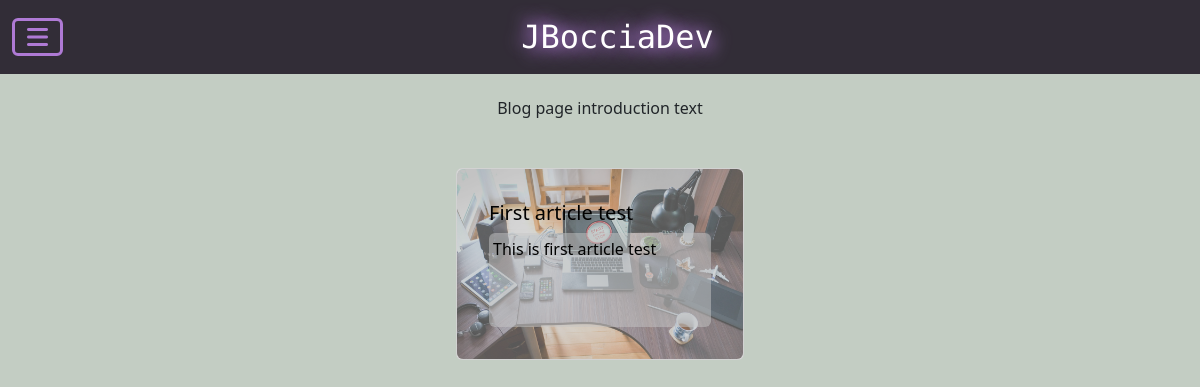
/blog/, run on an earlier commit of the app's database.
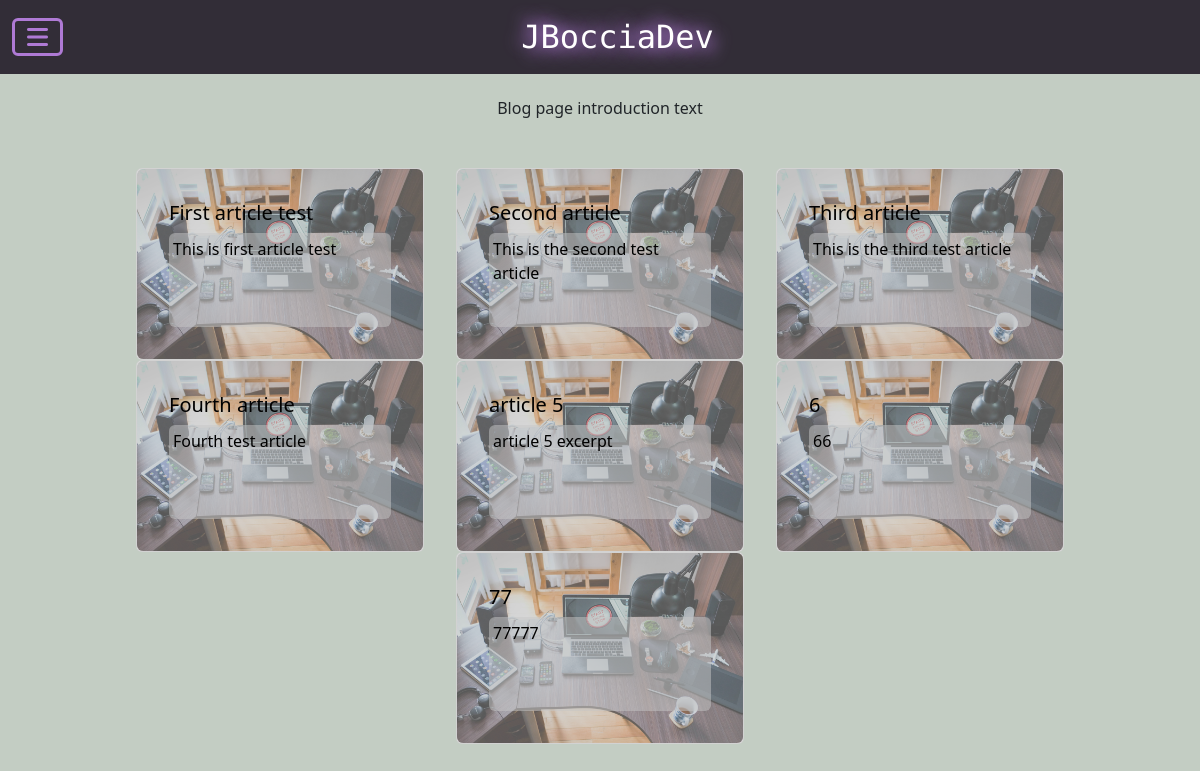
And on a later commit of the database.
### blog/models.py (models this page shows)
class Article(models.Model):
    title = models.CharField(max_length=100)
    excerpt = models.CharField(max_length=300)
    content = SummernoteTextField(null=True)

### blog/views.py (the view)
# urls.py: path('', views.blog, name="blog"),
def blog(request):
    articles = Article.objects.all()
    context = {
        "articles": articles
    }
    return render(request, 'blog/index.html', context)

### blog/templates/blog/index.html (shortened to what this page needs)
{% extends 'base.html' %}
{% load static %}
{% block content %}
  <div class="container-fluid mt-5 ">
    <div class="row">
      <div class="col-8 offset-2 text-center">Blog page introduction text</div>
    </div>
    <div
      class="col-10 offset-1 mt-5 d-flex flex-wrap justify-content-around space-around"
    >
      {% for article in articles %}
        <div class="card rounded" style="width: 18rem;">
          <a href="{% url 'blog' %}{{ article.id }}">
            <img
              src="{% static 'images/pexels-pixabay-356056.jpg' %}"
              class="card-img-top rounded"
              alt="..."
            />
            <div class="card-img-overlay">
              <div class="card-body h-100">
                <h5 class="card-title">{{ article.title }}</h5>
                <p class="card-text rounded p-1 h-75">{{ article.excerpt }}</p>
              </div>
            </div>
          </a>
        </div>
        {% empty %} No articles found
      {% endfor %}
    </div>
  </div>
{% endblock %}

### templates/base.html (shortened to what this page needs)
{% load static %}
<!doctype html>
<html lang="en">
  <head>
    {% block core_css %}
      <link
        rel="stylesheet"
        href="https://cdn.jsdelivr.net/npm/bootstrap@5.3.3/dist/css/bootstrap.min.css"
      />
      <link rel="stylesheet" href="{% static 'css/base.css' %}" />
    {% endblock %}
  </head>
  <body>
    <div class="container-fluid">
      <div class="row mt-5 d-flex text-center">
        <nav class="navbar navbar-dark bg-dark fixed-top">
          <div class="container-fluid d-flex justify-content-between">
            <button
              class="navbar-toggler"
              type="button"
              data-bs-toggle="offcanvas"
              data-bs-target="#offcanvasDarkNavbar"
              aria-controls="offcanvasDarkNavbar"
              aria-label="Toggle navigation"
            >
              <i class="fa-solid fa-bars"></i>
            </button>
            <a class="navbar-brand" href="{% url 'home' %}">JBocciaDev</a>
          </div>
        </nav>
      </div>
    </div>
    <div class="container-fluid mt-5">{% block content %}{% endblock %}</div>
  </body>
</html>

### static/css/base.css (style rules this page uses)
:root { --fa-primary-color: rgb(175, 122, 213); --fa-secondary-color: rgb(0, 200, 0); --bs-dark-rgb: 50, 45, 55; }
body { background-color: rgb(195, 205, 195); }
.navbar-brand, .navbar-brand:focus { font-family: "M Plus 1 Code", sans-serif; color: white; font-size: 2rem; font-weight: 300; text-shadow: 5px 5px 15px var(--fa-primary-color), -5px -5px 15px var(--fa-primary-color); transition: text-shadow, color 1s; }
.navbar-toggler { border-width: 3px; border-color: var(--fa-primary-color); }
.fa-bars { font-size: 1.5rem; }
.fa-xmark, .fa-bars { color: var(--fa-primary-color); transition: all 1s; }
.card * { text-decoration: none; color: #000; }
.card-text { background-color: rgba(200, 200, 200, 0.5); }
.card-img-overlay { background-color: rgba(175, 175, 175, 0.5); }

What changed in the data, as far as the page shows it:
added Article: title "Second article", excerpt "This is the second test article"
added Article: title "Third article", excerpt "This is the third test article"
added Article: title "Fourth article", excerpt "Fourth test article"
added Article: title "article 5", excerpt "article 5 excerpt"
added Article: title "6", excerpt "66"
added Article: title "77", excerpt "77777"
